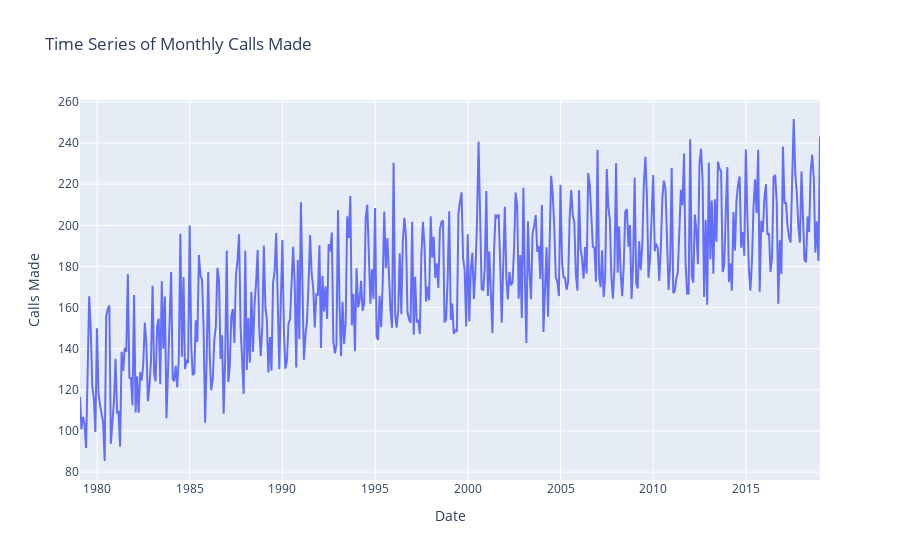

The notebook cell saved with this chart:
### Code cell
# Creating a plot of calls made over time
plot_data = []
plot_data.append(go.Scatter(x= calls_df['date'], y= calls_df['calls']))
layout = go.Layout(xaxis = dict(title='Date'), yaxis = dict(title= 'Calls Made'),
                   title = 'Time Series of Monthly Calls Made')
fig = go.Figure(data= plot_data, layout=layout)

plotly.offline.iplot(fig)

### Figure 1 — Plotly figure (JSON) as saved in the notebook; plotly's stock layout.template omitted (floating-point values rounded to 4 significant figures; data arrays with more than 128 entries replaced by an {"elided": "..."} marker saying what was removed)
{"data": [{"x": {"elided": "480 str values"}, "y": {"elided": "480 float values"}, "type": "scatter"}], "layout": {"title": {"text": "Time Series of Monthly Calls Made"}, "xaxis": {"title": {"text": "Date"}}, "yaxis": {"title": {"text": "Calls Made"}}}}
